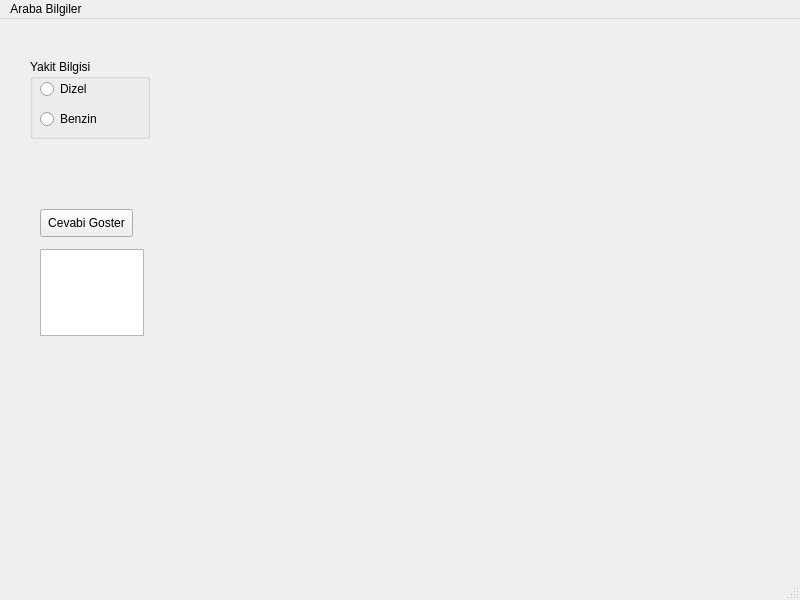
<?xml version="1.0" encoding="UTF-8"?>
<ui version="4.0">
 <class>MainWindow</class>
 <widget class="QMainWindow" name="MainWindow">
  <property name="geometry">
   <rect>
    <x>0</x>
    <y>0</y>
    <width>800</width>
    <height>600</height>
   </rect>
  </property>
  <property name="windowTitle">
   <string>MainWindow</string>
  </property>
  <widget class="QWidget" name="centralwidget">
   <widget class="QPushButton" name="btnCevap">
    <property name="geometry">
     <rect>
      <x>40</x>
      <y>190</y>
      <width>93</width>
      <height>28</height>
     </rect>
    </property>
    <property name="text">
     <string>Cevabi Goster</string>
    </property>
   </widget>
   <widget class="QGroupBox" name="groupBox">
    <property name="geometry">
     <rect>
      <x>30</x>
      <y>40</y>
      <width>120</width>
      <height>80</height>
     </rect>
    </property>
    <property name="title">
     <string>Yakit Bilgisi</string>
    </property>
    <widget class="QRadioButton" name="rdDizel">
     <property name="geometry">
      <rect>
       <x>10</x>
       <y>20</y>
       <width>95</width>
       <height>20</height>
      </rect>
     </property>
     <property name="text">
      <string>Dizel</string>
     </property>
    </widget>
    <widget class="QRadioButton" name="rdBenzin">
     <property name="geometry">
      <rect>
       <x>10</x>
       <y>50</y>
       <width>95</width>
       <height>20</height>
      </rect>
     </property>
     <property name="text">
      <string>Benzin</string>
     </property>
    </widget>
   </widget>
   <widget class="QPlainTextEdit" name="txtCevap">
    <property name="geometry">
     <rect>
      <x>40</x>
      <y>230</y>
      <width>104</width>
      <height>87</height>
     </rect>
    </property>
   </widget>
  </widget>
  <widget class="QMenuBar" name="menubar">
   <property name="geometry">
    <rect>
     <x>0</x>
     <y>0</y>
     <width>800</width>
     <height>26</height>
    </rect>
   </property>
   <widget class="QMenu" name="menuBilgiler">
    <property name="title">
     <string>Araba Bilgiler</string>
    </property>
    <addaction name="separator"/>
    <addaction name="action2_seviye"/>
   </widget>
   <addaction name="menuBilgiler"/>
  </widget>
  <widget class="QStatusBar" name="statusbar"/>
  <action name="action2_seviye">
   <property name="text">
    <string>2.seviye</string>
   </property>
  </action>
 </widget>
 <resources/>
 <connections/>
</ui>
